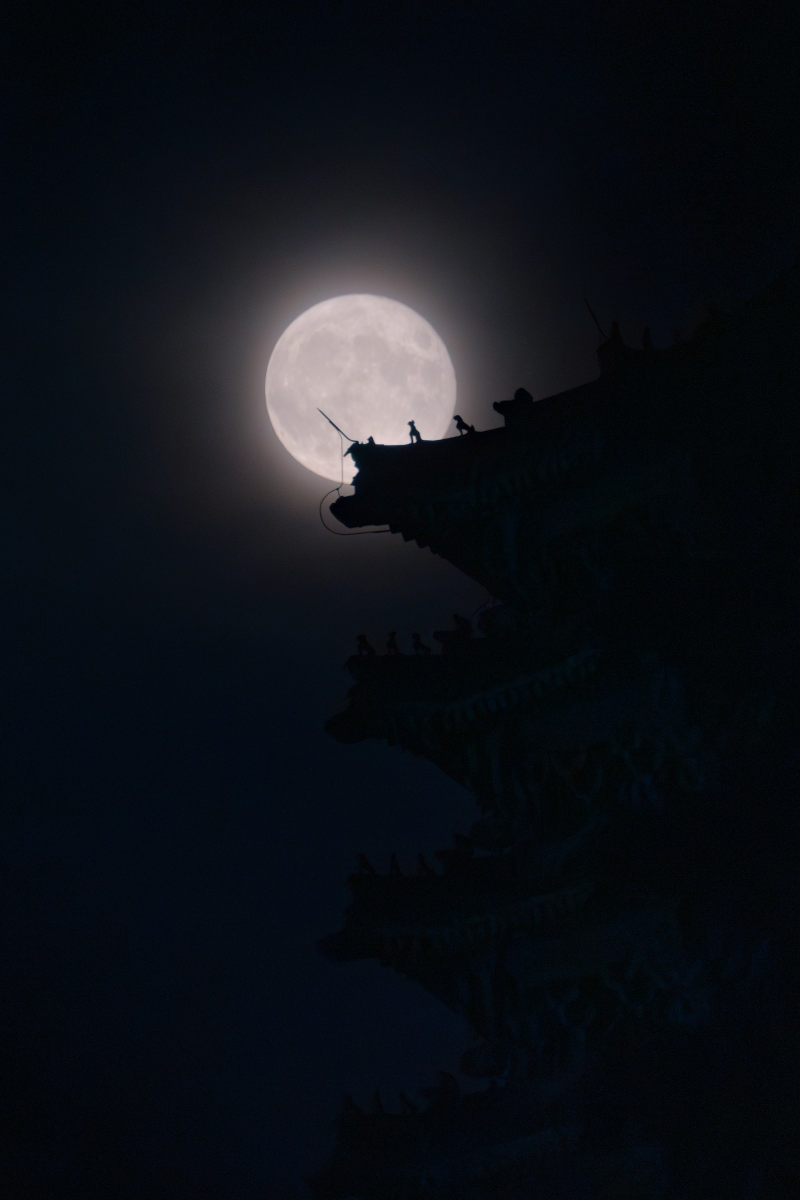
#> input picture assets/gallery/Boya.JPG, 1600 x 2400 px (shown at 1/2 size)
$ python -i generate_thumbnails.py   (imports and definitions only)
#> lines starting #> are read from the running program, lines starting #| are printed output that depends on the picture
#!/usr/bin/env python3
"""
Thumbnail Generator for Gallery
Automatically generates thumbnails for images in assets/gallery/
that don't have corresponding thumbnails in assets/gallery-thumb/
"""

import os
import sys
from pathlib import Path
from PIL import Image, ImageFile

# Allow loading truncated images
ImageFile.LOAD_TRUNCATED_IMAGES = True

# Configuration
GALLERY_DIR = Path(__file__).parent / "assets" / "gallery"
THUMB_DIR = Path(__file__).parent / "assets" / "gallery-thumb"
THUMB_SIZE = (720, 720)  # Thumbnail size (720p)
SUPPORTED_FORMATS = {'.jpg', '.jpeg', '.png', '.gif', '.webp'}
OUTPUT_FORMAT = 'JPEG'  # Output format for thumbnails
OUTPUT_QUALITY = 85  # JPEG quality (1-100)


def get_base_name(filename):
    """Get filename without extension."""
    return Path(filename).stem


# [7 lines left out: function find_existing_thumbnail, not called in this run]


def create_thumbnail(source_path, dest_path):
    """Create a square thumbnail with center crop."""
#> called with source_path = 'assets/gallery/Boya.JPG', dest_path = 'out.png'
    try:
        with Image.open(source_path) as img:
            # Convert to RGB if necessary (for PNG with transparency)
#> img is the input picture: PIL image 1600x2400 RGB; mean R, G, B 13.9, 17.4, 23.5
            if img.mode in ('RGBA', 'P'):
                img = img.convert('RGB')

            # Calculate crop box for center square crop
            width, height = img.size
#> width = 1600; height = 2400
            min_dim = min(width, height)
#> min_dim = 1600
            left = (width - min_dim) // 2
#> left = 0
            top = (height - min_dim) // 2
#> top = 400
            right = left + min_dim
#> right = 1600
            bottom = top + min_dim
#> bottom = 2000

            # Crop to square and resize
            img_cropped = img.crop((left, top, right, bottom))
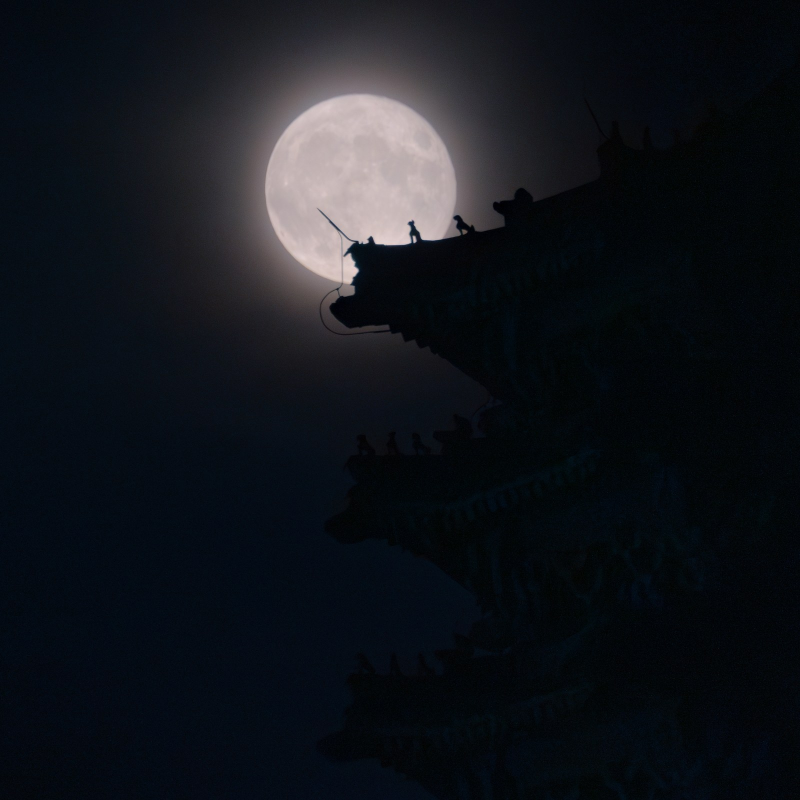
#> img_cropped: PIL image 1600x1600 RGB (shown at 1/2 size); mean R, G, B 18.4, 21.7, 27.6
            img_thumb = img_cropped.resize(THUMB_SIZE, Image.Resampling.LANCZOS)
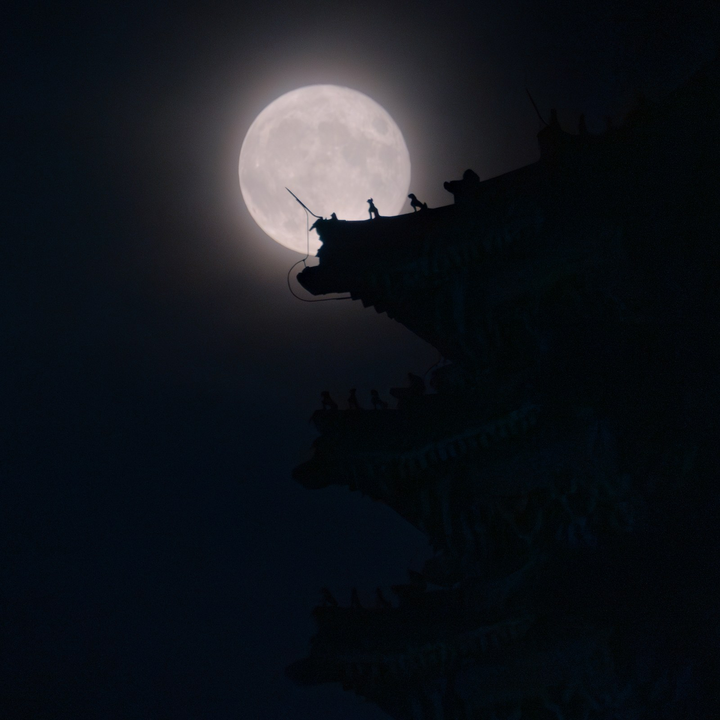
#> img_thumb: PIL image 720x720 RGB; mean R, G, B 18.4, 21.7, 27.6

            # Save thumbnail
            img_thumb.save(dest_path, OUTPUT_FORMAT, quality=OUTPUT_QUALITY)
            return True
    except Exception as e:
        print(f"  Error: {e}")
        return False


# [49 lines left out: function main, not called in this run]


# [2 lines not run here, left out]

>>> result = create_thumbnail('assets/gallery/Boya.JPG', 'out.png')
